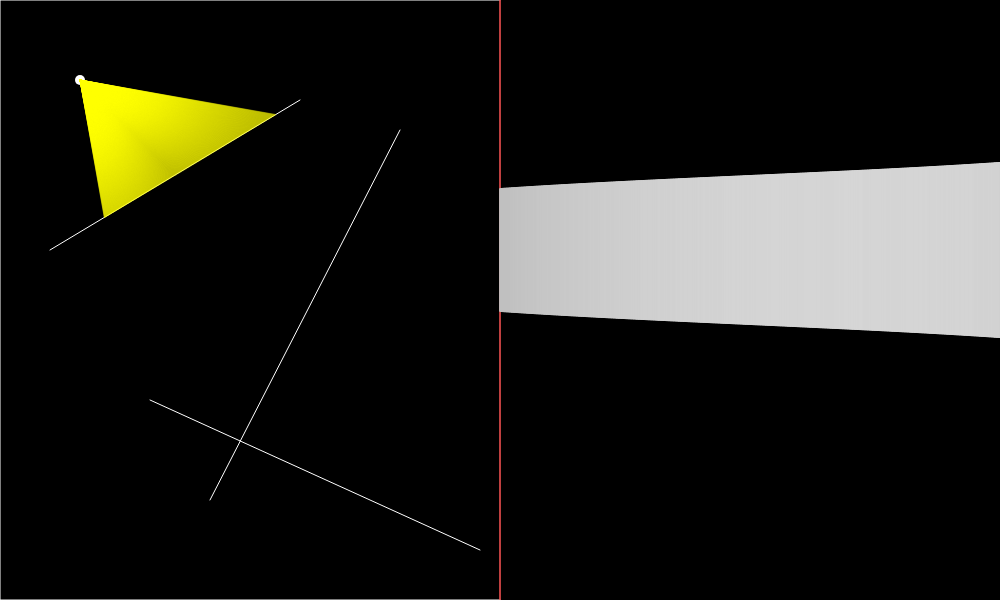
Frame 1 (no input)
Frame 60 (no input): identical to frame 1, image omitted
Frame 120 (the mouse pressed at the canvas centre since frame 60): identical to frame 1, image omitted

The p5.js sketch that drew this single still picture (run headless with seeded random() and noise() and a simulated clock; from frame 60 on, the mouse is pressed at the canvas centre):

// p5.js sketch
// ── sketch.js
let viewer;
let walls = [];

function setup() {
  createCanvas(1000, 600);
  background(0);

  viewer = new Viewer(80, 80);

  walls.push(new Wall(createVector(50, 250), createVector(300, 100)));
  walls.push(new Wall(createVector(400, 130), createVector(210, 500)));
  walls.push(new Wall(createVector(150, 400), createVector(480, 550)));

  // Add walls at the edges of the canvas
  walls.push(new Wall(createVector(0, 0), createVector(width / 2, 0)));
  walls.push(new Wall(createVector(0, 0), createVector(0, height)));
  walls.push(new Wall(createVector(width / 2, 0), createVector(width / 2, height)));
  walls.push(new Wall(createVector(0, height), createVector(width / 2, height)));
}

function draw() {
  if (keyIsDown(LEFT_ARROW)) {
    viewer.rotate(-0.02);
  }
  
  if (keyIsDown(RIGHT_ARROW)) {
    viewer.rotate(0.02);
  }

  if (keyIsDown(UP_ARROW)) {
    viewer.move(1);
  }

  if (keyIsDown(DOWN_ARROW)) {
    viewer.move(-1);
  }

  background(0);

  for (let wall of walls) {
    wall.draw();
  }

  viewer.draw();

  const scene = viewer.rayTrace(walls);

  push();
  stroke('red');
  line(width/2, 0, width/2, height);
  pop();

  const availableWidth = width / 2;
  const maxDistance = sqrt(2 * availableWidth * availableWidth);
  const rectW = availableWidth / scene.length;

  translate(availableWidth, 0);

  for (let i = 0; i < scene.length; i++) {
    const d = scene[i].d;
    const brightness = map(d, 0, maxDistance, 255, 30);
    const rectH = d * Math.cos(viewer.lookingAngle - scene[i].angle);
    const rectHCorrected = 20000 / rectH;

    rectMode(CENTER);
    stroke(brightness);
    fill(brightness);
    rect(i * rectW + rectW / 2, availableWidth / 2, rectW, rectHCorrected);
  }
}

// ── config.js
const config = {
  rayAngleStepDegrees: 0.1,
  fieldOfViewDegrees: 70,
};
// ── ray.js
class Ray {
  constructor(origin, angle) {
    this.origin = origin;
    this.direction = p5.Vector.fromAngle(angle);
  }

  setAngle(angle) {
    this.direction = p5.Vector.fromAngle(angle);
  }

  cast(wall) {
    const x1 = wall.a.x;
    const y1 = wall.a.y;
    const x2 = wall.b.x;
    const y2 = wall.b.y;

    const x3 = this.origin.x;
    const y3 = this.origin.y;
    const x4 = this.origin.x + this.direction.x;
    const y4 = this.origin.y + this.direction.y;

    const den = (x1 - x2) * (y3 - y4) - (y1 - y2) * (x3 - x4);

    if (den === 0) {
      return false;
    }

    const t = ((x1 - x3) * (y3 - y4) - (y1 - y3) * (x3 - x4)) / den;
    const u = -((x1 - x2) * (y1 - y3) - (y1 - y2) * (x1 - x3)) / den;

    if (t > 0 && t < 1 && u > 0) {
      const pt = createVector(
        x1 + t * (x2 - x1),
        y1 + t * (y2 - y1)
      );

      return pt;
    }

    return false;
  }
}
// ── viewer.js
class Viewer {
  constructor(x, y) {
    this.position = createVector(x, y);
    this.lookingAngle = radians(45);
    this.initRays();
  }

  initRays() {
    this.rays = [];

    for (let a = degrees(this.lookingAngle) - config.fieldOfViewDegrees / 2; a < degrees(this.lookingAngle) + config.fieldOfViewDegrees / 2; a += config.rayAngleStepDegrees) {
      this.rays.push(new Ray(this.position, radians(a)));
    }
  }

  updateRays() {
    let index = 0;
    for (let a = degrees(this.lookingAngle) - config.fieldOfViewDegrees / 2; a < degrees(this.lookingAngle) + config.fieldOfViewDegrees / 2; a += config.rayAngleStepDegrees) {
      this.rays[index] && this.rays[index].setAngle(radians(a));
      index++;
    }
  }

  moveTo(x, y) {
    this.position.set(x, y);
  }

  rotate(angle) {
    this.lookingAngle += angle;
    this.updateRays();
  }

  move(d) {
    const dirVector = p5.Vector.fromAngle(this.lookingAngle);
    dirVector.setMag(d);

    this.position.add(dirVector);
  }

  rayTrace(walls) {
    const scene = [];

    for (let ray of this.rays) {
      let closestPoint = null;
      let closestDistance = Infinity;

      for (let wall of walls) {
        const hitPoint = ray.cast(wall);

        if (hitPoint) {
          const d = p5.Vector.dist(this.position, hitPoint);

          if (d < closestDistance) {
            closestDistance = d;
            closestPoint = hitPoint;
          }
        }
      }

      if (closestPoint) {
        stroke(255, 255, 0, 100);
        line(this.position.x, this.position.y, closestPoint.x, closestPoint.y);
      }

      scene.push({
        d: closestDistance,
        angle: ray.direction.heading()
      });
    }

    return scene;
  }

  draw() {
    fill(255);
    noStroke();
    ellipse(this.position.x, this.position.y, 10);
  }
}
// ── wall.js
class Wall {
  constructor(a, b) {
    this.a = a;
    this.b = b;
  }

  draw() {
    stroke(255);
    line(this.a.x, this.a.y, this.b.x, this.b.y);
  }
}
